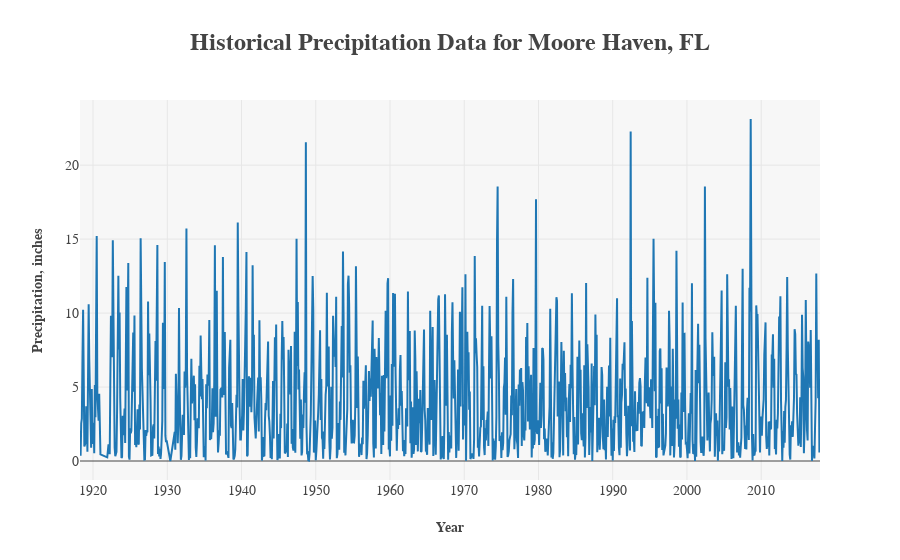

The cell this chart's notebook holds for it:
### Code cell
# Plot the historical weather Dataframe for Moore Haven, FL for some quick Exploratory
# Data Analysis (EDA)
# Generate an interactive plot using the plotly package
layout = go.Layout(
    plot_bgcolor="rgb(247,247,247)",
    legend=dict(font=dict(family="serif", size=12)),
    title="<b>Historical Precipitation Data for Moore Haven, FL</b>",
    titlefont=dict(family="serif", size=24),
    yaxis=dict(title="<b>Precipitation, inches</b>", 
               titlefont=dict(family="serif", size=14),
               tickfont=dict(family="serif", size=14)),
    xaxis=dict(title="<b>Year</b>", titlefont=dict(family="serif", size=14), 
               tickfont=dict(family="serif", size=14))
)

trace1 = go.Scatter(
    x=df_fl_lines.index,
    y=df_fl_lines.PRCP,
    mode="lines",
    name="prcp"
)

fig = go.Figure(data=[trace1], layout=layout)
py.offline.iplot(fig)

### Figure 1 — Plotly figure (JSON) as saved in the notebook; plotly's stock layout.template omitted (floating-point values rounded to 4 significant figures; data arrays with more than 128 entries replaced by an {"elided": "..."} marker saying what was removed)
{"data": [{"mode": "lines", "name": "prcp", "type": "scatter", "x": {"elided": "1167 str values"}, "y": {"elided": "1167 float values"}}], "layout": {"legend": {"font": {"family": "serif", "size": 12}}, "plot_bgcolor": "rgb(247,247,247)", "title": "<b>Historical Precipitation Data for Moore Haven, FL</b>", "titlefont": {"family": "serif", "size": 24}, "xaxis": {"tickfont": {"family": "serif", "size": 14}, "title": "<b>Year</b>", "titlefont": {"family": "serif", "size": 14}}, "yaxis": {"tickfont": {"family": "serif", "size": 14}, "title": "<b>Precipitation, inches</b>", "titlefont": {"family": "serif", "size": 14}}}}
